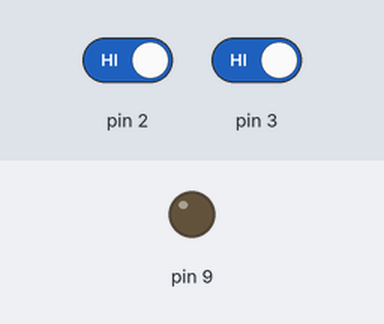
Recording of a sketch running on a simulated Arduino Uno, built with avr-gcc and run on an emulated ATmega328P. Shown: output pins drawn as LEDs (lit = HIGH). The inputs (shaded band) are chosen by the test bench; at power-on: pin 2 HIGH, pin 3 HIGH.

Above: at 1.2 s.
1.3 s: pin 2 driven LOW and pin 3 driven LOW
At 1.8 s:
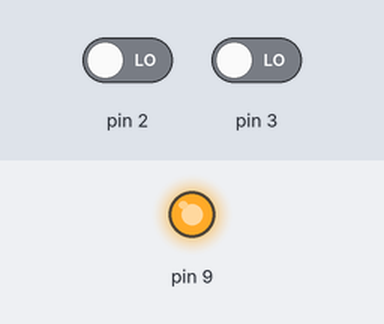
2.8 s: pin 3 driven HIGH
At 4.0 s:
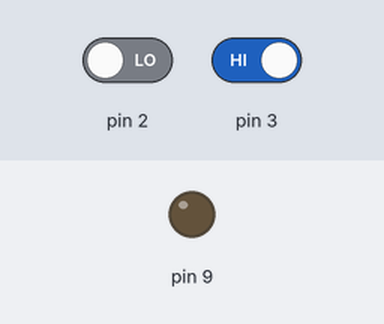
4.3 s: pin 3 driven LOW
At 5.3 s:
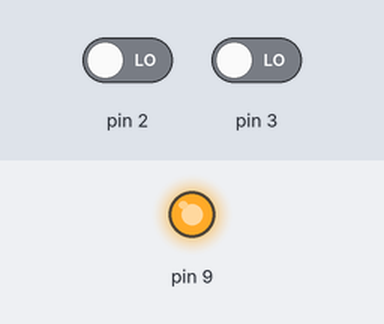
Timing chart, 0 to 7.3 s (numbered marks = the images above; inputs shaded):
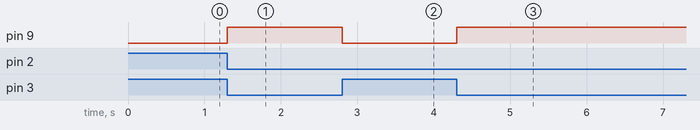

The sketch:

reference.ino
```cpp
bool locked=false;
void setup(){pinMode(2,INPUT_PULLUP);pinMode(3,INPUT_PULLUP);pinMode(9,OUTPUT);}
void loop(){
  if(digitalRead(2)==LOW && digitalRead(3)==LOW) locked=true;
  if(digitalRead(3)==HIGH) locked=false;
  digitalWrite(9, locked);
}
```

Measured:
- after the input at 1.3 s, pin 9: LOW → HIGH at once
- after the input at 2.8 s, pin 9: HIGH → LOW at once
- after the input at 4.3 s, pin 9: LOW → HIGH at once
